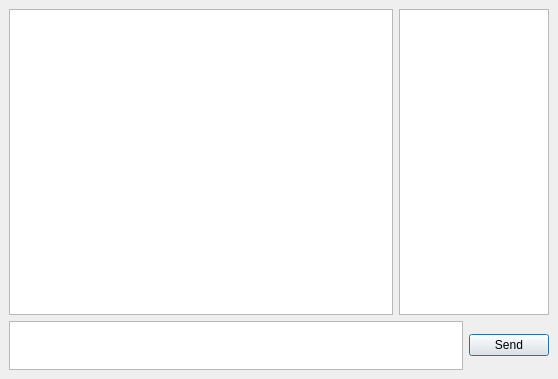
<ui version="4.0" >
 <author></author>
 <comment></comment>
 <exportmacro></exportmacro>
 <class>ChatWidget</class>
 <widget class="QWidget" name="ChatWidget" >
  <property name="geometry" >
   <rect>
    <x>0</x>
    <y>0</y>
    <width>558</width>
    <height>379</height>
   </rect>
  </property>
  <layout class="QGridLayout" >
   <property name="margin" >
    <number>9</number>
   </property>
   <property name="spacing" >
    <number>6</number>
   </property>
   <item row="0" column="1" >
    <widget class="QTreeView" name="contactList" >
     <property name="sizePolicy" >
      <sizepolicy>
       <hsizetype>0</hsizetype>
       <vsizetype>7</vsizetype>
       <horstretch>0</horstretch>
       <verstretch>0</verstretch>
      </sizepolicy>
     </property>
     <property name="maximumSize" >
      <size>
       <width>150</width>
       <height>16777215</height>
      </size>
     </property>
    </widget>
   </item>
   <item row="1" column="0" colspan="2" >
    <layout class="QHBoxLayout" >
     <property name="margin" >
      <number>0</number>
     </property>
     <property name="spacing" >
      <number>6</number>
     </property>
     <item>
      <widget class="QTextEdit" name="userEntry" >
       <property name="maximumSize" >
        <size>
         <width>16777215</width>
         <height>49</height>
        </size>
       </property>
      </widget>
     </item>
     <item>
      <widget class="QPushButton" name="sendButton" >
       <property name="text" >
        <string>Send</string>
       </property>
       <property name="default" >
        <bool>true</bool>
       </property>
      </widget>
     </item>
    </layout>
   </item>
   <item row="0" column="0" >
    <widget class="QTextBrowser" name="history" />
   </item>
  </layout>
 </widget>
 <pixmapfunction></pixmapfunction>
 <resources/>
 <connections/>
</ui>
